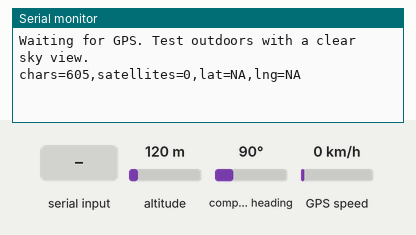
The sketch below on a simulated ESP32. Shown: the last lines printed to the serial monitor. The inputs (shaded band) are chosen by the test bench; at power-on: altitude 120 m, compass heading 90°, GPS speed 0 km/h. The GPS gets a fix after 3 s at 37.7749, -122.4194 with 8 satellites.

Above: at 1.2 s.
1.3 s: altitude set to 20 m
At 4.4 s:
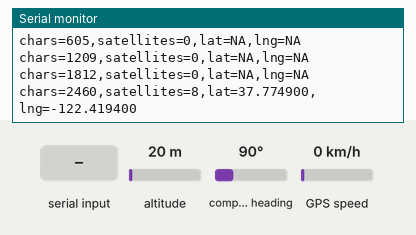
5.4 s: "1" received over the second serial link
At 6.7 s:
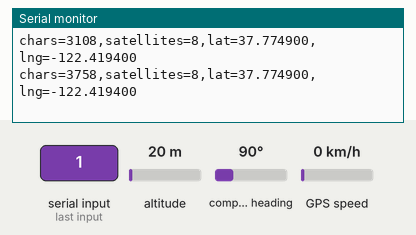
6.9 s: compass heading set to 7°
At 7.8 s:
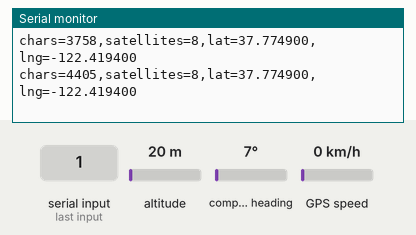
8.4 s: GPS speed set to 30 km/h
At 9.4 s:
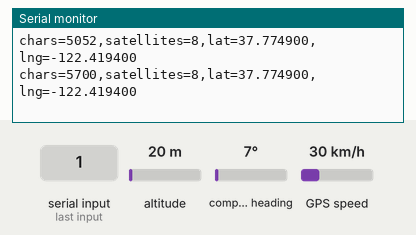
9.9 s: "0" received over the second serial link
At 10.8 s:
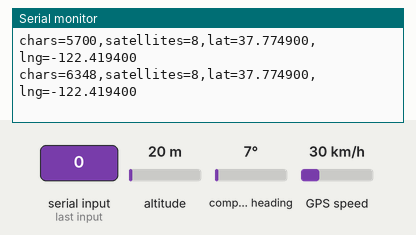
Timing chart, 0 to 12.4 s (numbered marks = the images above; inputs shaded):
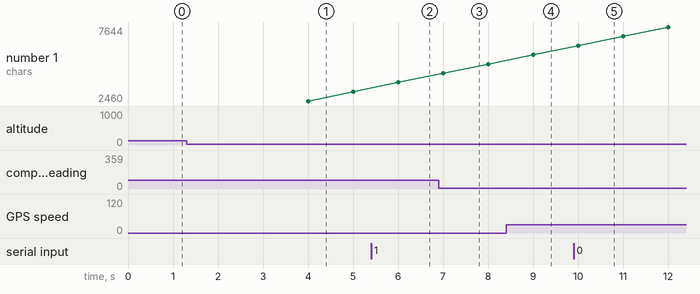

The sketch:

03_neo6m_gps_test.ino
```cpp
#include <TinyGPSPlus.h>

TinyGPSPlus gps;
HardwareSerial gpsSerial(1);

void setup() {
  Serial.begin(115200);
  // NEO-6M TX -> ESP32 GPIO34. NEO-6M RX -> ESP32 GPIO27 is optional.
  gpsSerial.begin(9600, SERIAL_8N1, 34, 27);
  Serial.println("Waiting for GPS. Test outdoors with a clear sky view.");
}

void loop() {
  while (gpsSerial.available()) {
    gps.encode(gpsSerial.read());
  }

  static uint32_t lastPrint = 0;
  if (millis() - lastPrint >= 1000) {
    lastPrint = millis();
    Serial.print("chars=");
    Serial.print(gps.charsProcessed());
    Serial.print(",satellites=");
    Serial.print(gps.satellites.isValid() ? String(gps.satellites.value()) : "NA");
    Serial.print(",lat=");
    Serial.print(gps.location.isValid() ? String(gps.location.lat(), 6) : "NA");
    Serial.print(",lng=");
    Serial.println(gps.location.isValid() ? String(gps.location.lng(), 6) : "NA");

    if (gps.charsProcessed() < 10 && millis() > 5000) {
      Serial.println("No GPS serial data. Recheck TX->GPIO34 and common GND.");
    }
  }
}
```

Measured:
- after the input at 1.3 s, the serial monitor: prints a new line after 1.7 s (image 1)
- after the input at 5.4 s, the serial monitor: prints a new line after 0.60 s (image 2)
- after the input at 9.9 s, the serial monitor: prints a new line after 0.10 s (image 5)
- plotted number 1: 3108 → 3758 after the input at 5.4 s, 3758 → 5052 after the input at 6.9 s, 5700 → 7644 after the input at 9.9 s
